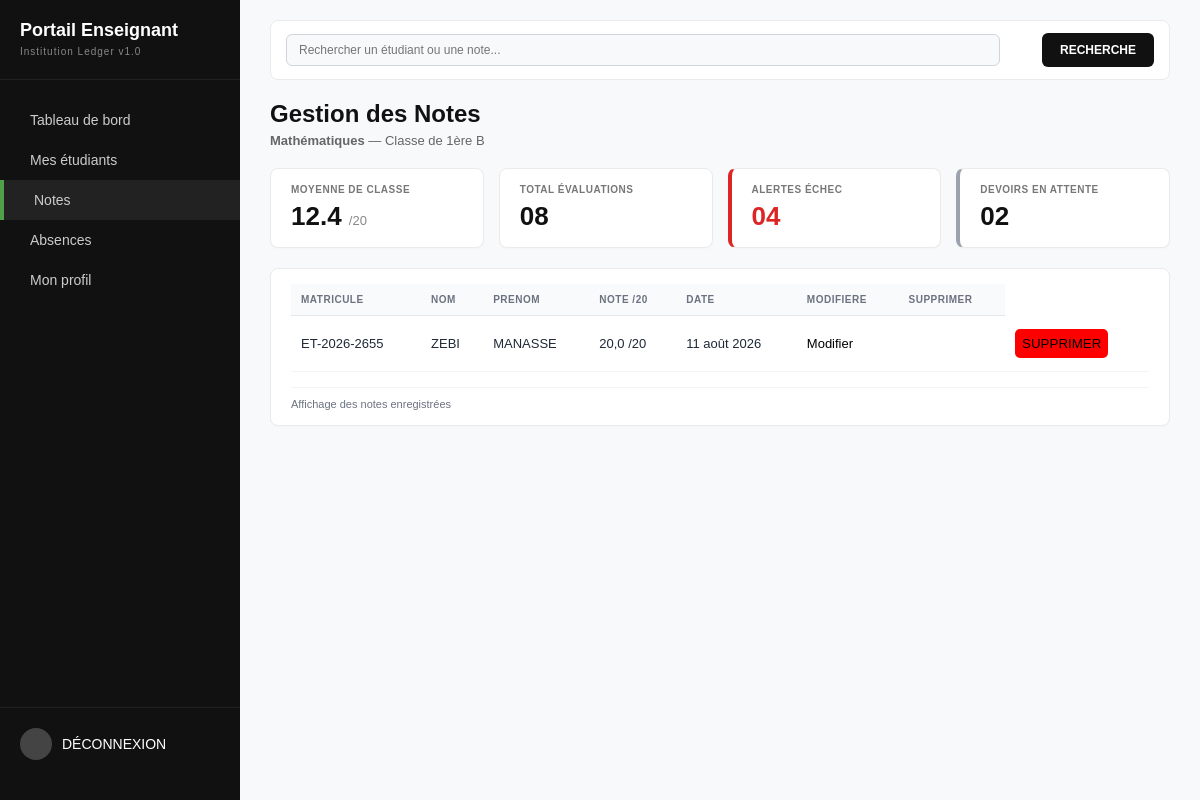
The page /notes_veiw/ (signed in) on the database as committed earlier.
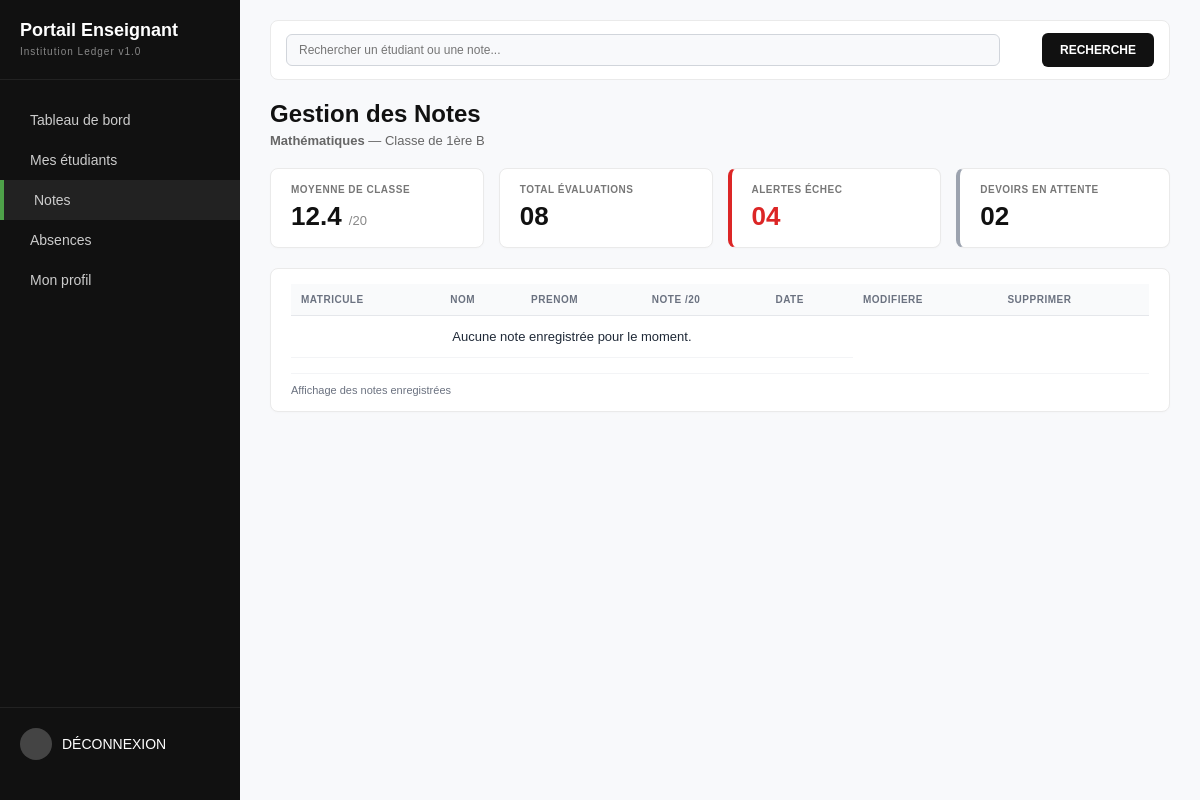
The same page on the database as committed later.
### Relever_NA/models.py (models this page shows)
class Notes(models.Model):
    note = models.FloatField(help_text="Note sur 20")
    matricule = models.ForeignKey(to=Etudiant, on_delete=models.CASCADE, related_name='etudiant', null=True)
    matiere_id = models.ForeignKey(to=Matieres, on_delete=models.CASCADE, related_name='notes', null=True)
    date = models.DateField(default=timezone.now)

### Ecoles/models.py (models this page shows, shortened)
class Etudiant (models.Model):
    nom=models.CharField(max_length=100)
    prenom =models.CharField(max_length=100)
    age=models.IntegerField(default=0)
    classe = models.ForeignKey(Classes, on_delete=models.SET_NULL,null=True)
    matricule =models.CharField(max_length=50, unique=True)
    id_user =models.OneToOneField(Utilisateur, on_delete=models.CASCADE, related_name='etudiant' , null=True)

### Profils/views.py (the view)
# urls.py: path('notes_veiw/',notes_veiw , name='notes_veiw'),
def notes_veiw(resquest):
    try:
        professeur = resquest.user.professeur
        note = []
        etudiants = []
        if professeur and professeur.matiere:
            note = Notes.objects.filter(matiere_id=professeur.matiere_id)
        if professeur and hasattr(professeur, 'classe') and professeur.classe:
            etudiants = Etudiant.objects.filter(classe=professeur.classe)
    except:
        professeur = None
    context = {
        'note': note,
        'professeur': professeur,
        'etudiants': etudiants
    }
    return render(resquest, "Profils/PROFESSEUR/notes.html", context)

### templates/Profils/PROFESSEUR/notes.html (shortened to what the changed rows need)
{% load static %}
<!DOCTYPE html>
<html lang="fr">
<head>
    <link rel="stylesheet" href="{% static 'PROFESSEUR/css/notes.css' %}" />
</head>
<body>
    <div id="app">
        <aside id="sidebar">
            <div class="logo">
                <h1 class="logo-title">Portail Enseignant</h1>
            </div>
        </aside>
        <main id="main">
            <section class="page-header">
                <div class="page-header-text">
                    <h2 class="page-title">Gestion des Notes</h2>
                </div>
            </section>
            <section class="grades">
                <div class="table-wrap">
                    <table class="table">
                        <thead>
                            <tr>
                                <th>MATRICULE</th>
                                <th>NOM</th>
                                <th>PRENOM</th>
                                <th>NOTE /20</th>
                                <th>DATE</th>
                                <th>MODIFIERE</th>
                                <th>SUPPRIMER</th>
                            </tr>
                        </thead>
                        <tbody>
                            {% for n in note %}
                                <tr>
                                    <td>{{ n.matricule.matricule }}</td>
                                    <td>{{ n.matricule.nom }} </td>
                                    <td>{{ n.matricule.prenom }} </td>
                                    <td><span class="roleBadge admin">{{ n.note }} /20</span></td>
                                    <td>{{ n.date}}</td>
                                    <td>
                                        <a href="{% url 'UpdateEtudiant_note' id=n.id %}" style="text-decoration: none; color: black;">Modifier</a>
                                    <td>
                                    <td>
                                        <form action="{% url "Deltnote" id=n.id %}" method="post">
                                                <button  type='submite' style="padding: 7px; border:transparent;background-color: rgb(255, 0, 0); border-radius: 5px;"> SUPPRIMER</button>
                                        </form>
                                    </td>
                                </tr>
                            {% empty %}
                                <tr>
                                    <td colspan="5" style="text-align: center;">Aucune note enregistrée pour le moment.</td>
                                </tr>
                            {% endfor %}
                        </tbody>
                    </table>
                </div>
            </section>
        </main>
    </div>
</body>
</html>

Rows that differ between the two databases and show on the page:
removed Notes: matricule.matricule "ET-2026-2655", matricule.nom "ZEBI", matricule.prenom "MANASSE", note "20,0", date "11 août 2026"
Other text that changed with them:
text now shown: "Aucune note enregistrée pour le moment."
